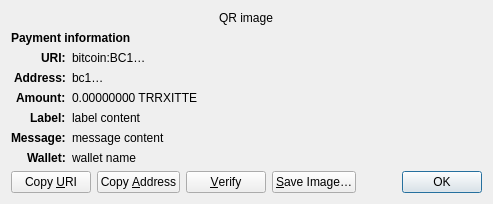
<?xml version="1.0" encoding="UTF-8"?>
<ui version="4.0">
 <class>ReceiveRequestDialog</class>
 <widget class="QDialog" name="ReceiveRequestDialog">
  <property name="geometry">
   <rect>
    <x>0</x>
    <y>0</y>
    <width>413</width>
    <height>229</height>
   </rect>
  </property>
  <property name="windowTitle">
   <string>Request payment to …</string>
  </property>
  <layout class="QGridLayout" name="gridLayout" columnstretch="0,1">
   <property name="sizeConstraint">
    <enum>QLayout::SetFixedSize</enum>
   </property>
   <item row="0" column="0" colspan="2" alignment="Qt::AlignHCenter">
    <widget class="QRImageWidget" name="qr_code">
     <property name="text">
      <string notr="true">QR image</string>
     </property>
     <property name="textInteractionFlags">
      <set>Qt::NoTextInteraction</set>
     </property>
    </widget>
   </item>
   <item row="1" column="0" colspan="2">
    <widget class="QLabel" name="payment_header">
     <property name="font">
      <font>
       <weight>75</weight>
       <bold>true</bold>
      </font>
     </property>
     <property name="text">
      <string>Payment information</string>
     </property>
     <property name="textInteractionFlags">
      <set>Qt::NoTextInteraction</set>
     </property>
    </widget>
   </item>
   <item row="2" column="0" alignment="Qt::AlignRight|Qt::AlignTop">
    <widget class="QLabel" name="uri_tag">
     <property name="font">
      <font>
       <weight>75</weight>
       <bold>true</bold>
      </font>
     </property>
     <property name="text">
      <string notr="true">URI:</string>
     </property>
     <property name="textFormat">
      <enum>Qt::PlainText</enum>
     </property>
     <property name="textInteractionFlags">
      <set>Qt::NoTextInteraction</set>
     </property>
    </widget>
   </item>
   <item row="2" column="1" alignment="Qt::AlignTop">
    <widget class="QLabel" name="uri_content">
     <property name="text">
      <string notr="true">bitcoin:BC1…</string>
     </property>
     <property name="textFormat">
      <enum>Qt::RichText</enum>
     </property>
     <property name="wordWrap">
      <bool>true</bool>
     </property>
     <property name="textInteractionFlags">
      <set>Qt::TextSelectableByMouse</set>
     </property>
    </widget>
   </item>
   <item row="3" column="0" alignment="Qt::AlignRight|Qt::AlignTop">
    <widget class="QLabel" name="address_tag">
     <property name="font">
      <font>
       <weight>75</weight>
       <bold>true</bold>
      </font>
     </property>
     <property name="text">
      <string>Address:</string>
     </property>
     <property name="textInteractionFlags">
      <set>Qt::NoTextInteraction</set>
     </property>
    </widget>
   </item>
   <item row="3" column="1" alignment="Qt::AlignTop">
    <widget class="QLabel" name="address_content">
     <property name="text">
      <string notr="true">bc1…</string>
     </property>
     <property name="textFormat">
      <enum>Qt::PlainText</enum>
     </property>
     <property name="textInteractionFlags">
      <set>Qt::TextSelectableByMouse</set>
     </property>
    </widget>
   </item>
   <item row="4" column="0" alignment="Qt::AlignRight|Qt::AlignTop">
    <widget class="QLabel" name="amount_tag">
     <property name="font">
      <font>
       <weight>75</weight>
       <bold>true</bold>
      </font>
     </property>
     <property name="text">
      <string>Amount:</string>
     </property>
     <property name="textInteractionFlags">
      <set>Qt::NoTextInteraction</set>
     </property>
    </widget>
   </item>
   <item row="4" column="1" alignment="Qt::AlignTop">
    <widget class="QLabel" name="amount_content">
     <property name="text">
      <string notr="true">0.00000000 TRRXITTE</string>
     </property>
     <property name="textFormat">
      <enum>Qt::PlainText</enum>
     </property>
     <property name="textInteractionFlags">
      <set>Qt::TextSelectableByMouse</set>
     </property>
    </widget>
   </item>
   <item row="5" column="0" alignment="Qt::AlignRight|Qt::AlignTop">
    <widget class="QLabel" name="label_tag">
     <property name="font">
      <font>
       <weight>75</weight>
       <bold>true</bold>
      </font>
     </property>
     <property name="text">
      <string>Label:</string>
     </property>
     <property name="textInteractionFlags">
      <set>Qt::NoTextInteraction</set>
     </property>
    </widget>
   </item>
   <item row="5" column="1" alignment="Qt::AlignTop">
    <widget class="QLabel" name="label_content">
     <property name="text">
      <string notr="true">label content</string>
     </property>
     <property name="textFormat">
      <enum>Qt::PlainText</enum>
     </property>
     <property name="wordWrap">
      <bool>true</bool>
     </property>
     <property name="textInteractionFlags">
      <set>Qt::TextSelectableByMouse</set>
     </property>
    </widget>
   </item>
   <item row="6" column="0" alignment="Qt::AlignRight|Qt::AlignTop">
    <widget class="QLabel" name="message_tag">
     <property name="font">
      <font>
       <weight>75</weight>
       <bold>true</bold>
      </font>
     </property>
     <property name="text">
      <string>Message:</string>
     </property>
     <property name="textInteractionFlags">
      <set>Qt::NoTextInteraction</set>
     </property>
    </widget>
   </item>
   <item row="6" column="1" alignment="Qt::AlignTop">
    <widget class="QLabel" name="message_content">
     <property name="text">
      <string notr="true">message content</string>
     </property>
     <property name="textFormat">
      <enum>Qt::PlainText</enum>
     </property>
     <property name="wordWrap">
      <bool>true</bool>
     </property>
     <property name="textInteractionFlags">
      <set>Qt::TextSelectableByMouse</set>
     </property>
    </widget>
   </item>
   <item row="7" column="0" alignment="Qt::AlignRight|Qt::AlignTop">
    <widget class="QLabel" name="wallet_tag">
     <property name="font">
      <font>
       <weight>75</weight>
       <bold>true</bold>
      </font>
     </property>
     <property name="text">
      <string>Wallet:</string>
     </property>
     <property name="textInteractionFlags">
      <set>Qt::NoTextInteraction</set>
     </property>
    </widget>
   </item>
   <item row="7" column="1" alignment="Qt::AlignTop">
    <widget class="QLabel" name="wallet_content">
     <property name="text">
      <string notr="true">wallet name</string>
     </property>
     <property name="textFormat">
      <enum>Qt::PlainText</enum>
     </property>
     <property name="wordWrap">
      <bool>true</bool>
     </property>
     <property name="textInteractionFlags">
      <set>Qt::TextSelectableByMouse</set>
     </property>
    </widget>
   </item>
   <item row="8" column="0" colspan="2">
    <layout class="QHBoxLayout" name="horizontalLayout">
     <item>
      <widget class="QPushButton" name="btnCopyURI">
       <property name="text">
        <string>Copy &amp;URI</string>
       </property>
       <property name="autoDefault">
        <bool>false</bool>
       </property>
      </widget>
     </item>
     <item>
      <widget class="QPushButton" name="btnCopyAddress">
       <property name="text">
        <string>Copy &amp;Address</string>
       </property>
       <property name="autoDefault">
        <bool>false</bool>
       </property>
      </widget>
     </item>
     <item>
      <widget class="QPushButton" name="btnVerify">
       <property name="text">
        <string>&amp;Verify</string>
       </property>
       <property name="toolTip">
        <string>Verify this address on e.g. a hardware wallet screen</string>
       </property>
       <property name="autoDefault">
        <bool>false</bool>
       </property>
      </widget>
     </item>
     <item>
      <widget class="QPushButton" name="btnSaveAs">
       <property name="text">
        <string>&amp;Save Image…</string>
       </property>
       <property name="autoDefault">
        <bool>false</bool>
       </property>
      </widget>
     </item>
     <item>
      <spacer name="horizontalSpacer_2">
       <property name="orientation">
        <enum>Qt::Horizontal</enum>
       </property>
       <property name="sizeHint" stdset="0">
        <size>
         <width>40</width>
         <height>20</height>
        </size>
       </property>
      </spacer>
     </item>
     <item>
      <widget class="QDialogButtonBox" name="buttonBox">
       <property name="focusPolicy">
        <enum>Qt::StrongFocus</enum>
       </property>
       <property name="standardButtons">
        <set>QDialogButtonBox::Ok</set>
       </property>
      </widget>
     </item>
    </layout>
   </item>
  </layout>
 </widget>
 <customwidgets>
  <customwidget>
   <class>QRImageWidget</class>
   <extends>QLabel</extends>
   <header>qt/qrimagewidget.h</header>
  </customwidget>
 </customwidgets>
 <tabstops>
  <tabstop>buttonBox</tabstop>
  <tabstop>btnCopyURI</tabstop>
  <tabstop>btnCopyAddress</tabstop>
  <tabstop>btnSaveAs</tabstop>
 </tabstops>
 <resources/>
 <connections>
  <connection>
   <sender>buttonBox</sender>
   <signal>accepted()</signal>
   <receiver>ReceiveRequestDialog</receiver>
   <slot>accept()</slot>
   <hints>
    <hint type="sourcelabel">
     <x>135</x>
     <y>230</y>
    </hint>
    <hint type="destinationlabel">
     <x>135</x>
     <y>126</y>
    </hint>
   </hints>
  </connection>
 </connections>
</ui>
